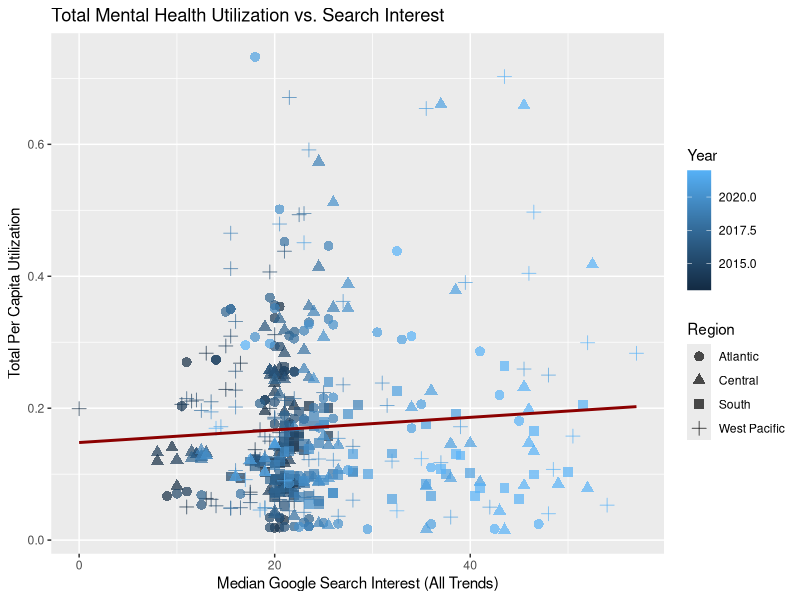
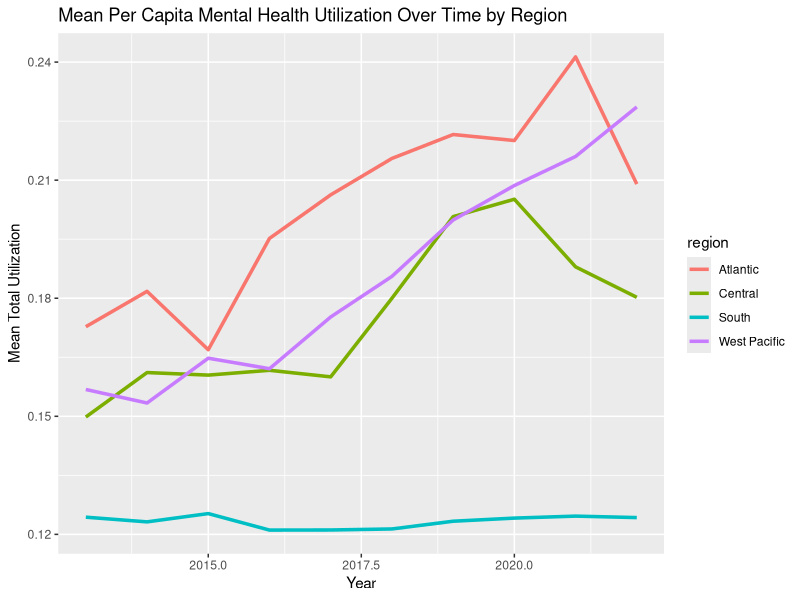
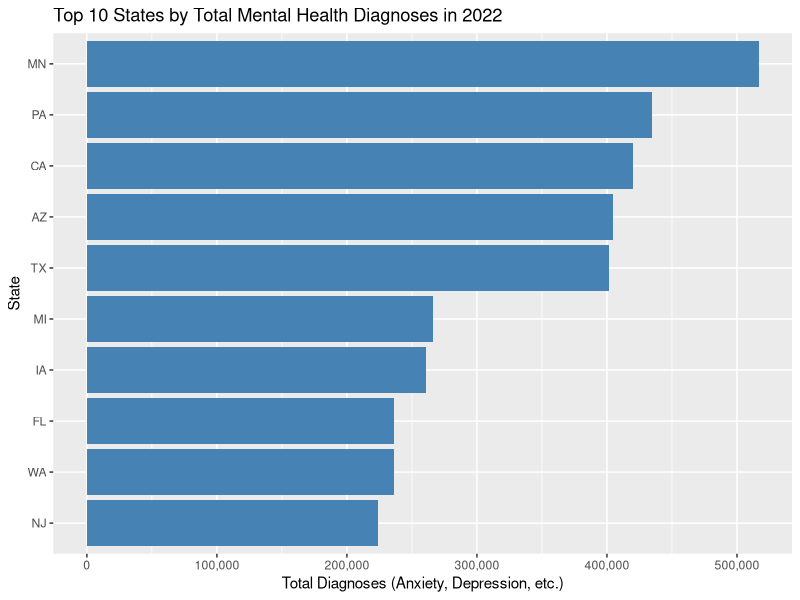
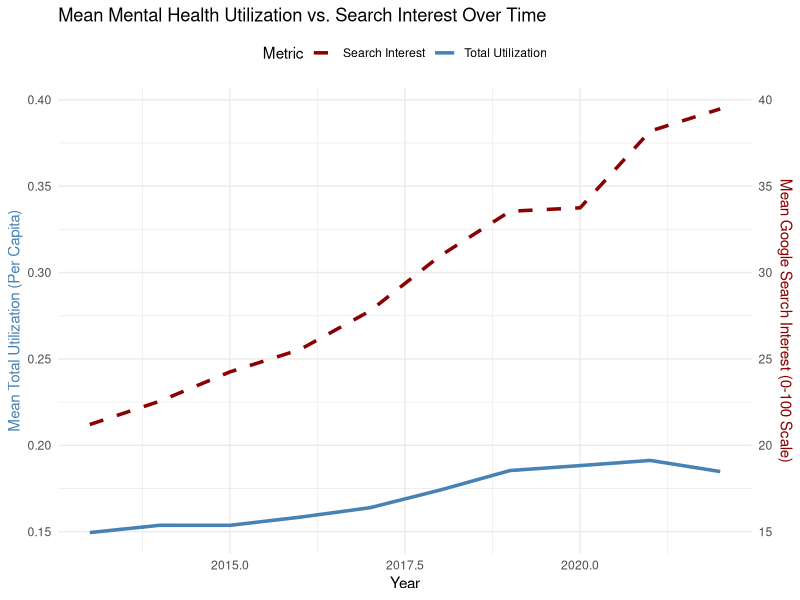
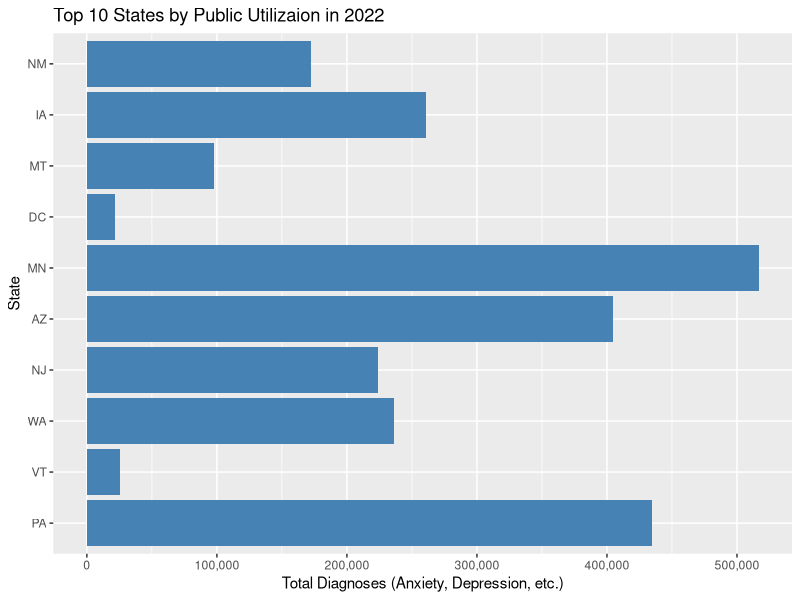
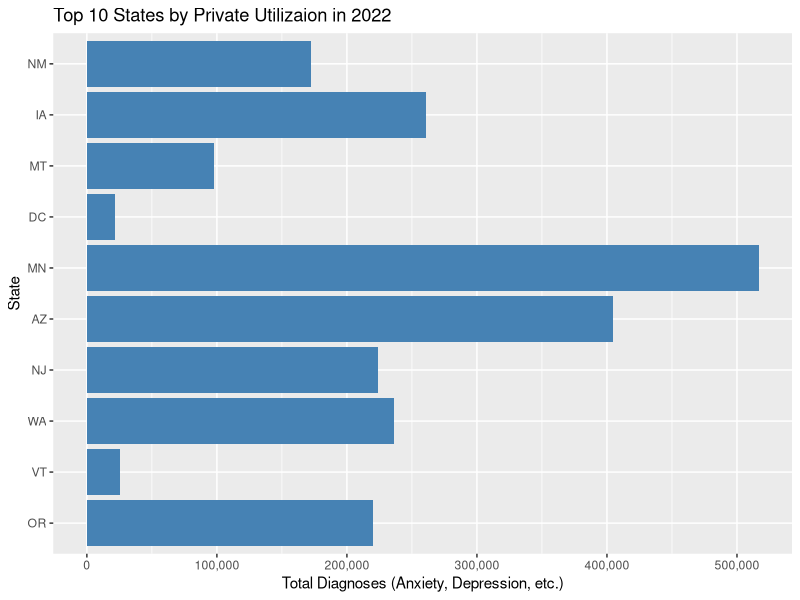
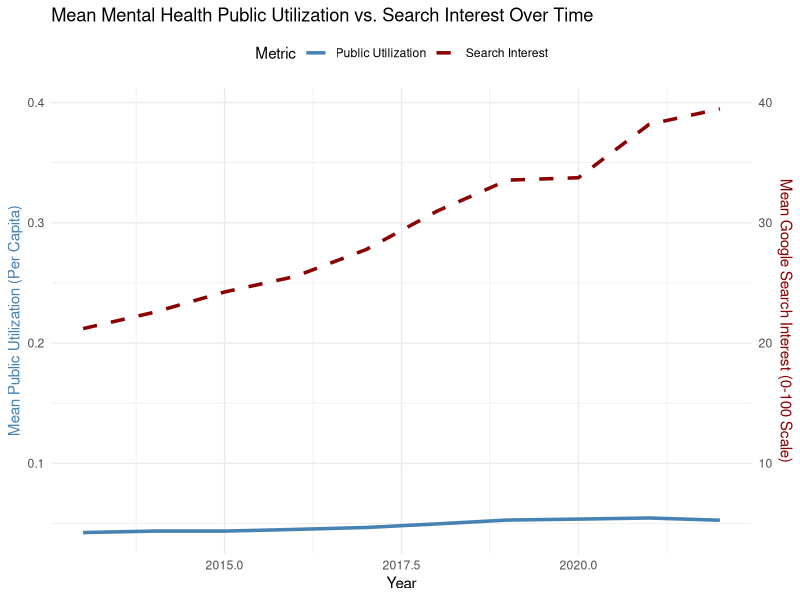
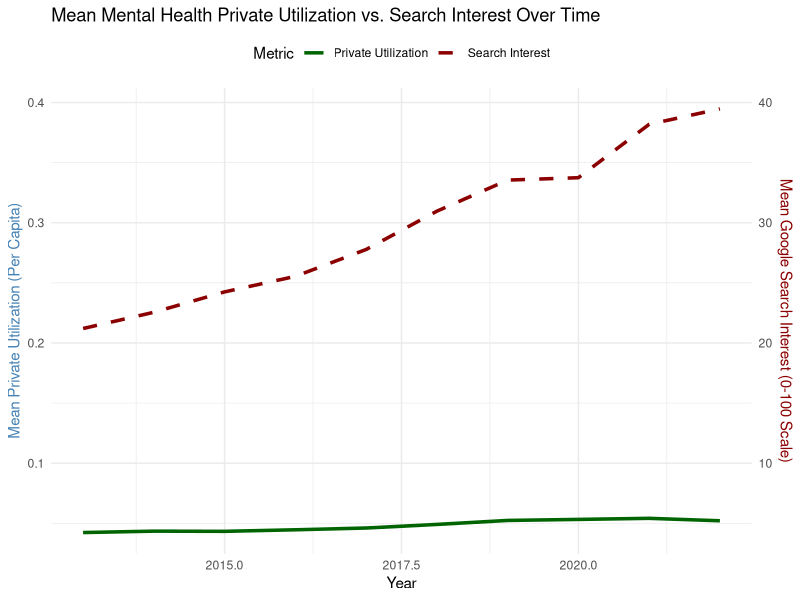

Source code (R) for these figures, in order:
## ---- chunk 1
library(readxl)
library(dplyr)
library(ggplot2)
library(scales)

data <- read_excel("Data/googleTrendsMH.xlsx", sheet = "googleTrendsMH")
## ---- chunk 2
# Check for columns with  missing values
na_counts <- colSums(is.na(data))
na_columns <- na_counts[na_counts > 0]

if (any(na_counts > 0)){
  paste("List of columns with missing values for examination")
  print(names(na_columns))
} else {
  print("There are zero columns with null values.")
}

# Show summary statistics for numeric columns
numeric_cols <- select_if(data, is.numeric)
summary(numeric_cols)
## ---- chunk 3
table1 <- data %>%
  group_by(region) %>%
  summarise(
    avg_outpatient_util = mean(outpatient_util, na.rm = TRUE),
    avg_inpatient_util = mean(inpatient_util, na.rm = TRUE),
    avg_total_util = mean(total_util, na.rm = TRUE),
    avg_median_trend = mean(median_all_trends, na.rm = TRUE)
  )
print(table1)
## ---- chunk 4
table2 <- data %>%
  arrange(desc(total_util)) %>%
  select(state, year, total_util, outpatient_util, inpatient_util, median_all_trends) %>%
  head(10)
print(table2)
## ---- chunk 5
# calculate the private and public utilization rates
data <- data %>%
  mutate(state_util = (state_psych_care/population_est),
         private_util = (private_psych_care/population_est),
         diff_util = (total_util-(state_util + private_util))
  )

table3 <- data %>%
  arrange(desc(total_util)) %>%
  select(state, year, total_util, state_util, private_util, diff_util) %>%
  head(10)
print(table3)
## ---- chunk 6
ggplot(data, aes(x = median_all_trends, y = total_util)) +
  geom_point(aes(color = year, shape = region), size = 3, alpha = 0.7) +
  geom_smooth(method = "lm", se = FALSE, color = "darkred") +
  labs(title = "Total Mental Health Utilization vs. Search Interest",
       x = "Median Google Search Interest (All Trends)",
       y = "Total Per Capita Utilization",
       color = "Year", 
       shape = "Region")

## ---- chunk 7
ggplot(data, aes(x = year, y = total_util, color = region)) +
  geom_line(stat = "summary", fun = "mean", size = 1.2) +
  labs(title = "Mean Per Capita Mental Health Utilization Over Time by Region",
       x = "Year", y = "Mean Total Utilization")
## ---- chunk 8
latest_year <- max(data$year, na.rm = TRUE)

data_latest <- filter(data, year == latest_year)

data_latest$diagnoses_total <- rowSums(data_latest[, c("anxiety_ct", "depression_ct", "adhd_ct", "bipolar_ct", "trauma_stress_ct")], na.rm = TRUE)

top_diagnosis_states <- data_latest %>%
  arrange(desc(diagnoses_total)) %>%
  head(10)

ggplot(top_diagnosis_states, aes(x = reorder(state, diagnoses_total), y = diagnoses_total)) +
  geom_col(fill = "steelblue") +
  coord_flip() +
  labs(title = paste("Top 10 States by Total Mental Health Diagnoses in", latest_year),
       x = "State", y = "Total Diagnoses (Anxiety, Depression, etc.)") + 
  scale_y_continuous(labels = label_comma())
## ---- chunk 9
summary_by_year <- data %>%
  group_by(year) %>%
  summarise(
    mean_total_util = mean(total_util, na.rm = TRUE),
    mean_search_interest = mean(mean_all_trends, na.rm = TRUE)
  )

ggplot(summary_by_year, aes(x = year)) +
  geom_line(aes(y = mean_total_util, color = "Total Utilization"), size = 1.2) +
  geom_line(aes(y = mean_search_interest / 100, color = "Search Interest"), size = 1.2, linetype = "dashed") +
  scale_y_continuous(
    name = "Mean Total Utilization (Per Capita)",
    sec.axis = sec_axis(~ . * 100, name = "Mean Google Search Interest (0-100 Scale)")
  ) +
  scale_color_manual(values = c("Total Utilization" = "steelblue", "Search Interest" = "darkred")) +
  labs(
    title = "Mean Mental Health Utilization vs. Search Interest Over Time",
    x = "Year",
    color = "Metric"
  ) +
  theme_minimal() +
  theme(
    axis.title.y.left = element_text(color = "steelblue"),
    axis.title.y.right = element_text(color = "darkred"),
    legend.position = "top")
## ---- chunk 10
data_latest$diagnoses_total <- rowSums(data_latest[, c("anxiety_ct", "depression_ct", "adhd_ct", "bipolar_ct", "trauma_stress_ct")], na.rm = TRUE)

top_public_utillization_states <- data_latest %>%
  arrange(desc(state_util)) %>%
  head(10)

ggplot(top_public_utillization_states, aes(x = reorder(state, state_util), y = diagnoses_total)) +
  geom_col(fill = "steelblue") +
  coord_flip() +
  labs(title = paste("Top 10 States by Public Utilizaion in", latest_year),
       x = "State", y = "Total Diagnoses (Anxiety, Depression, etc.)") + 
  scale_y_continuous(labels = label_comma())
## ---- chunk 11
data_latest$diagnoses_total <- rowSums(data_latest[, c("anxiety_ct", "depression_ct", "adhd_ct", "bipolar_ct", "trauma_stress_ct")], na.rm = TRUE)

top_private_utillization_states <- data_latest %>%
  arrange(desc(private_util)) %>%
  head(10)

ggplot(top_private_utillization_states, aes(x = reorder(state, private_util), y = diagnoses_total)) +
  geom_col(fill = "steelblue") +
  coord_flip() +
  labs(title = paste("Top 10 States by Private Utilizaion in", latest_year),
       x = "State", y = "Total Diagnoses (Anxiety, Depression, etc.)") + 
  scale_y_continuous(labels = label_comma())
## ---- chunk 12
summary_by_year <- data %>%
  group_by(year) %>%
  summarise(
    mean_state_util = mean(state_util, na.rm = TRUE),
    mean_search_interest = mean(mean_all_trends, na.rm = TRUE)
  )

ggplot(summary_by_year, aes(x = year)) +
  geom_line(aes(y = mean_state_util, color = "Public Utilization"), size = 1.2) +
  geom_line(aes(y = mean_search_interest / 100, color = "Search Interest"), size = 1.2, linetype = "dashed") +
  scale_y_continuous(
    name = "Mean Public Utilization (Per Capita)",
    sec.axis = sec_axis(~ . * 100, name = "Mean Google Search Interest (0-100 Scale)")
  ) +
  scale_color_manual(values = c(
    "Public Utilization" = "steelblue",
    "Search Interest" = "darkred"
  )) +
  labs(
    title = "Mean Mental Health Public Utilization vs. Search Interest Over Time",
    x = "Year",
    color = "Metric"
  ) +
  theme_minimal() +
  theme(
    axis.title.y.left = element_text(color = "steelblue"),
    axis.title.y.right = element_text(color = "darkred"),
    legend.position = "top"
  )
## ---- chunk 13
summary_by_year <- data %>%
  group_by(year) %>%
  summarise(
    mean_private_util = mean(private_util, na.rm = TRUE),  
    mean_search_interest = mean(mean_all_trends, na.rm = TRUE)
  )

ggplot(summary_by_year, aes(x = year)) +
  geom_line(aes(y = mean_private_util, color = "Private Utilization"), size = 1.2) +
  geom_line(aes(y = mean_search_interest / 100, color = "Search Interest"), size = 1.2, linetype = "dashed") +
  scale_y_continuous(
    name = "Mean Private Utilization (Per Capita)",
    sec.axis = sec_axis(~ . * 100, name = "Mean Google Search Interest (0-100 Scale)")
  ) +
  scale_color_manual(values = c(
    "Private Utilization" = "darkgreen",
    "Search Interest" = "darkred"
  )) +
  labs(
    title = "Mean Mental Health Private Utilization vs. Search Interest Over Time",
    x = "Year",
    color = "Metric"
  ) +
  theme_minimal() +
  theme(
    axis.title.y.left = element_text(color = "steelblue"),
    axis.title.y.right = element_text(color = "darkred"),
    legend.position = "top"
  )
